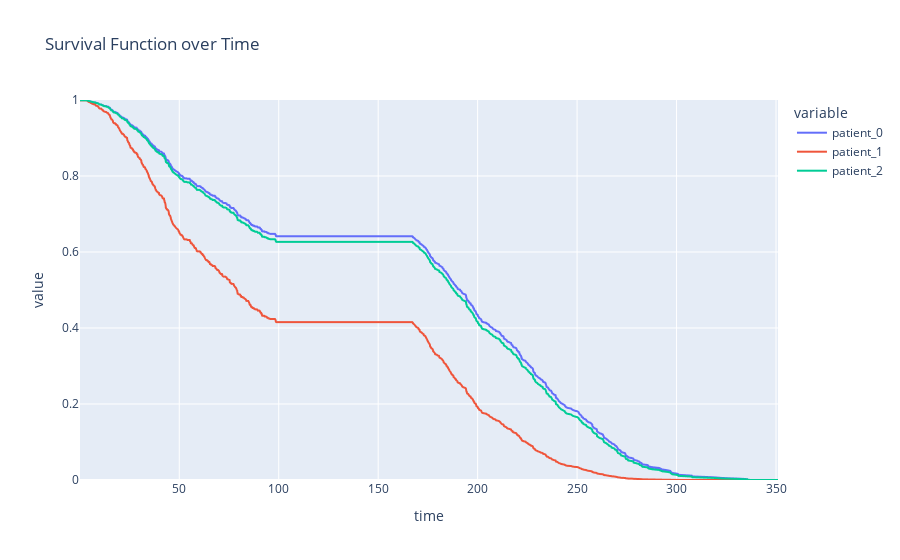

Source (notebook cell):
### Code cell
# survival function
px.line(df_survival, x= 'time',y = df_cum_hazards.columns[1:4],range_y=[0,1], title='Survival Function over Time')

### Figure 1 — Plotly figure (JSON) as saved in the notebook; plotly's stock layout.template omitted (floating-point values rounded to 4 significant figures; data arrays with more than 128 entries replaced by an {"elided": "..."} marker saying what was removed)
{"data": [{"hovertemplate": "variable=patient_0<br>time=%{x}<br>value=%{y}<extra></extra>", "legendgroup": "patient_0", "line": {"color": "#636efa", "dash": "solid"}, "marker": {"symbol": "circle"}, "mode": "lines", "name": "patient_0", "showlegend": true, "type": "scattergl", "x": {"elided": "1296 float values"}, "xaxis": "x", "y": {"elided": "1296 float values"}, "yaxis": "y"}, {"hovertemplate": "variable=patient_1<br>time=%{x}<br>value=%{y}<extra></extra>", "legendgroup": "patient_1", "line": {"color": "#EF553B", "dash": "solid"}, "marker": {"symbol": "circle"}, "mode": "lines", "name": "patient_1", "showlegend": true, "type": "scattergl", "x": {"elided": "1296 float values"}, "xaxis": "x", "y": {"elided": "1296 float values"}, "yaxis": "y"}, {"hovertemplate": "variable=patient_2<br>time=%{x}<br>value=%{y}<extra></extra>", "legendgroup": "patient_2", "line": {"color": "#00cc96", "dash": "solid"}, "marker": {"symbol": "circle"}, "mode": "lines", "name": "patient_2", "showlegend": true, "type": "scattergl", "x": {"elided": "1296 float values"}, "xaxis": "x", "y": {"elided": "1296 float values"}, "yaxis": "y"}], "layout": {"legend": {"title": {"text": "variable"}, "tracegroupgap": 0}, "title": {"text": "Survival Function over Time"}, "xaxis": {"anchor": "y", "domain": [0, 1], "title": {"text": "time"}}, "yaxis": {"anchor": "x", "domain": [0, 1], "range": [0, 1], "title": {"text": "value"}}}}
